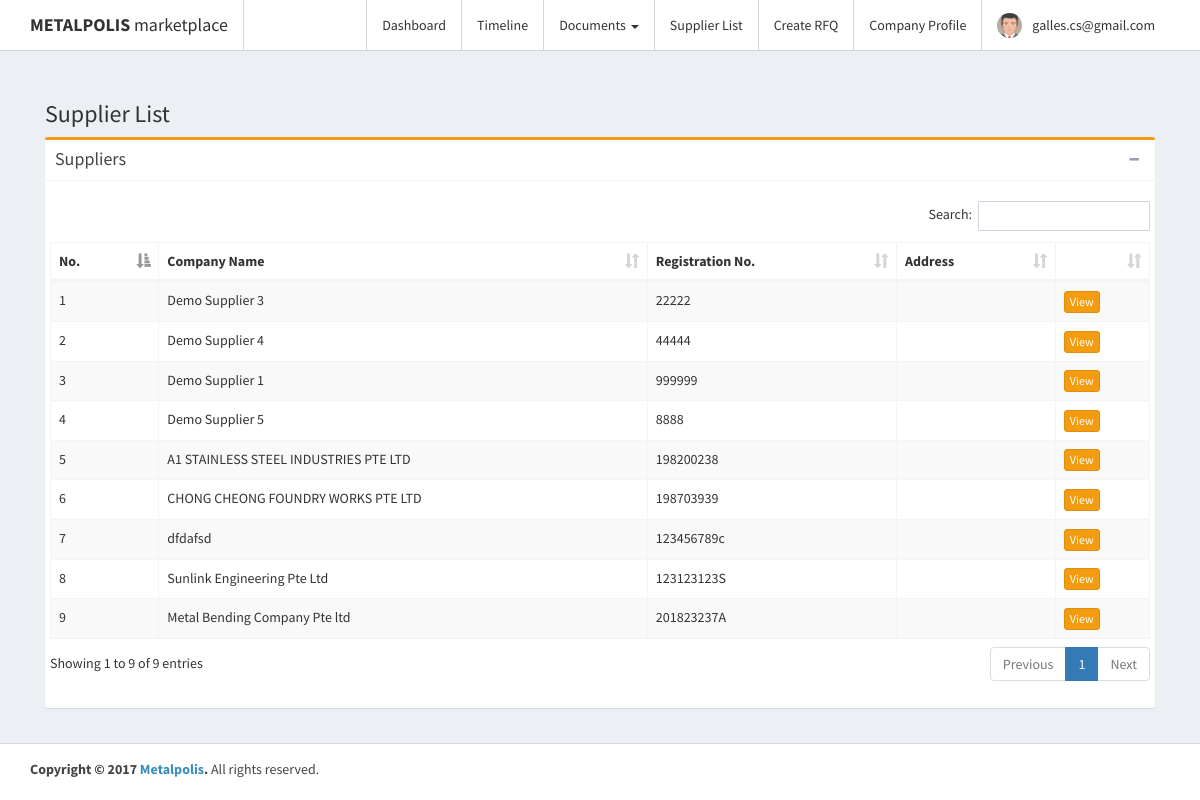
Page /market/index.php?rdp=list_supplier (signed in) on the committed database.
### tables this page shows
CREATE TABLE `m_company` (
  `Id` int(11) NOT NULL,
  `Name` varchar(45) DEFAULT NULL,
  `Address` varchar(45) DEFAULT NULL,
  `Domain` varchar(45) DEFAULT NULL,
  `Reg_No` varchar(45) DEFAULT NULL,
  `Code` varchar(45) DEFAULT NULL
);

### www/market/lib/pdowrapper/class.pdowrapper.php (called while the page is built, shortened)
<?php
class PdoWrapper extends PDO
{
    public $aResults = array();
    public function pdoQuery($sSql = '', $aBindWhereParam = array())
    {
        $sSql = trim($sSql);
        $operation = explode(' ', $sSql);
        $operation[0] = strtoupper($operation[0]);
        if (!empty($sSql) && count($aBindWhereParam) <= 0) {
            $this->sSql = $sSql;
            $this->_oSTH = $this->prepare($this->sSql);
            try {
                if ($this->_oSTH->execute()) {
                    $this->aResults = $this->_oSTH->fetchAll();
                    return $this;
                } else {
                    self::error($this->_oSTH->errorInfo());
                }
            } catch (PDOException $e) {
                self::error($e->getMessage() . ': ' . __LINE__);
            }
        }
    }
    public function results($type = 'array')
    {
        switch ($type) {
            case 'array':
                return $this->aResults;
                break;
        }
    }
}

### www/market/system/list_supplier.php (the view, shortened to what this page needs)
 <?php
	 include_once('lib/pdowrapper/class.pdowrapper.php');
	 $dbConfig = array("host" => $server, "dbname" => $database, "username" => $db_user, "password" => $db_pass);
	$db = new PdoWrapper($dbConfig);
?>
 <div class="row">
        <div class="col-sm-12">
            <h3>
                Supplier List
            </h3>
        </div>
    </div>
	<div class="box box-warning">
        <div class="box-header with-border">
            <h3 class="box-title">Suppliers</h3>
            <div class="box-tools pull-right">
                <button type="button" class="btn btn-box-tool" data-widget="collapse"><i class="fa fa-minus"></i>
                </button>
            </div>
        </div>
        <div class="box-body">
            <div class="row">
                <div class="box-body">
              <table id="supplier_list" class="table table-bordered table-striped">
					<thead>
                        <tr>
                            <th>No.</th>
                            <th>Company Name</th>
							              <th>Registration No.</th>
                            <th>Address</th>
                            <th></th>
                          </tr>
						</thead>
						<tbody>
						<?php
						$query = "SELECT * FROM m_company Where Id in (Select M_Company_Id From m_user Where C_UserType = 2 And Status = 1)";
						$results = $db->pdoQuery($query)->results();
						if (!empty($results)){
							$count = 0;
							foreach ($results as $row) {
								$count = $count+1;
								?>
								<tr>
									<td><?php echo $count; ?></td>
									<td><?php echo $row["Name"];?></td>
									<td><?php echo $row["Reg_No"];?></td>
									<td><?php echo $row["Address"];?></td>
									<td><?php
						$out = '<a href="index.php?rdp=company_profile&companyid=' . $row["Id"] .'" class="btn btn-warning btn-xs"><span class="icon-pencil"></span>View</a> ';
						echo $out;
						?></td>
								</tr>
								<?php
							}
						}
						?>
                        </tbody>
                    </table>
                </div>
            </div>
        </div>
    </div>

### www/market/header.php (shortened to what this page needs)
<!DOCTYPE html>
<html style="height: auto; min-height: 100%;"><head>
  <link rel="stylesheet" href="bower_components/bootstrap/dist/css/bootstrap.min.css">
  <link rel="stylesheet" href="bower_components/font-awesome/css/font-awesome.min.css">
  <link rel="stylesheet" href="bower_components/Ionicons/css/ionicons.min.css">
  <link rel="stylesheet" href="bower_components/select2/dist/css/select2.min.css">
  <link rel="stylesheet" href="bower_components/bootstrap-datepicker/dist/css/bootstrap-datepicker.min.css">
  <link rel="stylesheet" href="bower_components/datatables.net-bs/css/dataTables.bootstrap.min.css">
  <link rel="stylesheet" href="css/AdminLTE.min.css">
  <link rel="stylesheet" href="css/skins/_all-skins.min.css">
  <link rel="stylesheet" href="style.css" >
    <link rel="stylesheet" href="typeahead/typeaheadStyle.css" >
</head>
<body class="skin-black-light layout-top-nav" style="height: auto; min-height: 100%;">
<div class="wrapper" style="height: auto; min-height: 100%;">
<header class="main-header">
    <nav class="navbar navbar-static-top">
        <div class="container">
            <div class="navbar-header">
                <a href="index.php?rdp=dashboard" class="navbar-brand"><b>METALPOLIS</b>&nbsp;marketplace</a>
            </div>
            <div class="navbar-custom-menu">
                <ul class="nav navbar-nav">
                    <li><a href="index.php?rdp=dashboard">Dashboard <span class="sr-only">(current)</span></a></li>
                    <li><a href="index.php?rdp=timeline">Timeline</a></li>
                    <li class="dropdown">
                        <a href="#" class="dropdown-toggle" data-toggle="dropdown">Documents <span class="caret"></span></a>
                    </li>
					<?php
					if(($_SESSION['usertype'] == 'Buyer')){
					?>
          <li><a href="index.php?rdp=list_supplier">Supplier List</a></li>
					 <li><a href="index.php?rdp=create_rfq">Create RFQ</a></li>
					<?php
					}
					?>
 <li><a href="index.php?rdp=company_profile&companyid=<?php echo $_SESSION['M_Company_Id'];?>">Company Profile</a></li>
                </ul>
                <ul class="nav navbar-nav">
                    <li class="dropdown user user-menu">
                        <a href="#" class="dropdown-toggle" data-toggle="dropdown">
                            <img src="img/user2-160x160.png" class="user-image" alt="User Image">
                            <span class="hidden-xs"><?php echo $_SESSION['user'];?></span>
                        </a>
                    </li>
                </ul>
            </div>
        </div>
    </nav>
</header>

### www/market/index.php (shortened to what this page needs)
<?php
    include("header.php");
?>
  <div class="content-wrapper" style="min-height: 130px;">
    <div class="container">
      <section class="content-header">
      </section>
      <section class="content">
		<?php
		if(isset($_GET["rdp"])){
			if($_GET["rdp"] == "create_rfq"){
				include("buyer/create_rfq.php");
			}elseif($_GET["rdp"] == "view_rfq"){
				include("system/view_rfq.php");
			}elseif($_GET["rdp"] == "edit_rfq"){
				include("buyer/edit_rfq.php");
			}elseif($_GET["rdp"] == "list_rfq"){
				include("system/list_rfq.php");
			}elseif($_GET["rdp"] == "create_quotation"){
				include("supplier/create_quotation.php");
			}elseif($_GET["rdp"] == "view_quotation"){
				include("system/view_quotation.php");
			}elseif($_GET["rdp"] == "edit_quotation"){
				include("supplier/edit_quotation.php");
			}elseif($_GET["rdp"] == "list_quotation"){
				include("system/list_quotation.php");
			}elseif($_GET["rdp"] == "timeline"){
				include("system/timeline.php");
			}elseif($_GET["rdp"] == "profile"){
				include("system/profile.php");
			}elseif($_GET["rdp"] == "company_profile"){
				include("system/company_profile.php");
			}elseif($_GET["rdp"] == "list_supplier"){
				include("system/list_supplier.php");
			}elseif($_GET["rdp"] == "dashboard"){
				include("system/dashboard.php");
			}else{
				echo "<h1>Error: 404 Not Found!</h1>";
			}
		}else{
			echo "<h1>Welcome to Market Place</h1>";
		}
		?>
	   </section>
    </div>
  </div>
<?php
    include("footer.php");
?>

### www/market/footer.php (shortened to what this page needs)
  <footer class="main-footer">
    <div class="container">
  <strong>Copyright © 2017 <a href="https://adminlte.io">Metalpolis</a>.</strong> All rights
  reserved.
</div>
  </footer>
</div>
</body>
</html>

### www/market/style.css (style rules this page uses)
ul { list-style: none; }

### rows in the picture
m_company: Name "Demo Supplier 3", Reg_No "22222"
m_company: Name "Demo Supplier 4", Reg_No "44444"
m_company: Name "Demo Supplier 1", Reg_No "999999"
m_company: Name "Demo Supplier 5", Reg_No "8888"
m_company: Name "A1 STAINLESS STEEL INDUSTRIES PTE LTD", Reg_No "198200238"
m_company: Name "CHONG CHEONG FOUNDRY WORKS PTE LTD", Reg_No "198703939"
m_company: Name "dfdafsd", Reg_No "123456789c"
m_company: Name "Sunlink Engineering Pte Ltd", Reg_No "123123123S"
m_company: Name "Metal Bending Company Pte ltd", Reg_No "201823237A"

### other values in the picture
$_SESSION['user'] "galles.cs@gmail.com"
